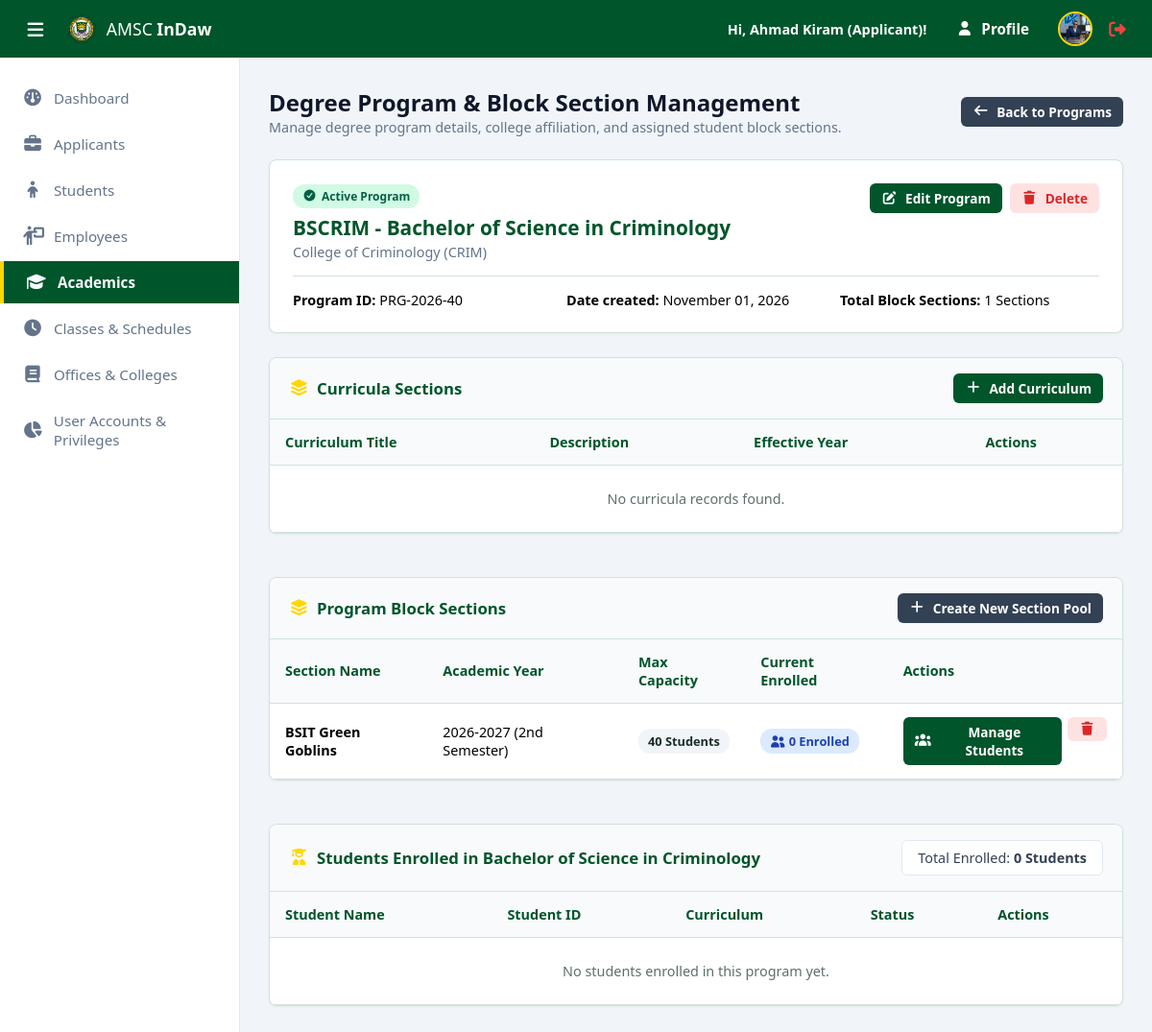
/admin/programs?id=2 (signed in), run on the app's committed database.
### tables this page shows
CREATE TABLE `applicants` (
  `ApplicantID` int(11) NOT NULL,
  `UserID` int(11) NOT NULL,
  `ApplicationNumber` varchar(30) NOT NULL,
  `FirstName` varchar(50) NOT NULL,
  `MiddleName` varchar(50) DEFAULT NULL,
  `LastName` varchar(50) NOT NULL,
  `ExtName` enum('Jr.','Sr.','II','III','IV','V','VI') DEFAULT NULL,
  `Gender` enum('Male','Female') NOT NULL,
  `BirthDate` date NOT NULL,
  `ContactNumber` varchar(20) NOT NULL,
  `Address` text NOT NULL,
  `PreferredProgramID_1` int(11) NOT NULL,
  `PreferredProgramID_2` int(11) DEFAULT NULL,
  `PreferredProgramID_3` int(11) DEFAULT NULL,
  `ApplicationStatus` enum('Pending','Under Review','Approved','Rejected') DEFAULT 'Pending',
  `SubmittedAt` timestamp NOT NULL DEFAULT current_timestamp(),
  `ProfilePicture` varchar(255) DEFAULT NULL,
  `UpdatedAt` timestamp NOT NULL DEFAULT current_timestamp() ON UPDATE current_timestamp()
);

CREATE TABLE `programs` (
  `ID` int(11) NOT NULL,
  `ProgramCode` varchar(20) NOT NULL,
  `ProgramName` varchar(150) NOT NULL,
  `IsActive` tinyint(1) DEFAULT 1,
  `CollegeID` int(11) NOT NULL,
  `CreatedAt` timestamp NOT NULL DEFAULT current_timestamp(),
  `UpdatedAt` timestamp NOT NULL DEFAULT current_timestamp() ON UPDATE current_timestamp()
);

CREATE TABLE `offices` (
  `ID` int(11) NOT NULL,
  `OfficeCode` varchar(20) NOT NULL,
  `OfficeName` varchar(150) NOT NULL,
  `IsActive` tinyint(1) DEFAULT 1,
  `OfficeHead` int(11) DEFAULT NULL,
  `Type` enum('Academic','Administrative') DEFAULT 'Administrative',
  `UpdatedAt` timestamp NOT NULL DEFAULT current_timestamp() ON UPDATE current_timestamp()
);

CREATE TABLE `sections` (
  `ID` int(11) NOT NULL,
  `AcademicYearID` int(11) NOT NULL,
  `SectionCode` varchar(50) NOT NULL,
  `MaxCapacity` int(11) DEFAULT 40,
  `CurrentEnrolled` int(11) DEFAULT 0
);

CREATE TABLE `academic_years` (
  `ID` int(11) NOT NULL,
  `YearCode` varchar(20) NOT NULL,
  `Semester` varchar(20) NOT NULL,
  `IsActive` tinyint(1) DEFAULT 0,
  `CreatedAt` timestamp NOT NULL DEFAULT current_timestamp(),
  `EnrollmentStatus` enum('Open','Closed') DEFAULT 'Closed',
  `UpdatedAt` timestamp NOT NULL DEFAULT current_timestamp() ON UPDATE current_timestamp()
);

### admin/programs.php (the view, shortened to what the rows shown need)
<?php
require_once '../config/db.php';
require_once '../config/session_check.php';
$programId = isset($_GET['id']) ? intval($_GET['id']) : 1;
$progSql = "SELECT p.*, o.* FROM programs p INNER JOIN offices o ON p.CollegeID = o.ID WHERE p.ID = ? LIMIT 1";
$progStmt = mysqli_prepare($conn, $progSql);
mysqli_stmt_bind_param($progStmt, 'i', $programId);
mysqli_stmt_execute($progStmt);
$progRes = mysqli_stmt_get_result($progStmt);
$program = mysqli_fetch_assoc($progRes);
$sectionsSql = "SELECT s.*, ay.YearCode, ay.Semester FROM sections s INNER JOIN academic_years ay ON s.AcademicYearID = ay.ID ORDER BY s.ID DESC";
$sectionsRes = mysqli_query($conn, $sectionsSql);
$sectionsList = [];
while ($row = mysqli_fetch_assoc($sectionsRes)) { $sectionsList[] = $row; }
$programStudents = [];
?>
<!DOCTYPE html>
<html lang="en">
<head>
    <?php include "../includes/head.php"; ?>
</head>
<body class="dashboard-body">
    <?php include '../includes/header.php'; ?>
    <div class="dashboard-wrapper">
        <main class="dashboard-content">
            <div class="content-header">
                <div>
                    <h2>Degree Program & Block Section Management</h2>
                </div>
            </div>
            <div class="program-container">
                <div class="program-info-card">
                    <div class="program-info-header">
                        <div>
                            <span class="badge-status <?= $program['IsActive'] == 1 ? 'active' : 'inactive' ?>" id="programStatusBadge"><i class="fa-solid fa-circle-check"></i> <?= $program['IsActive'] == 1 ? 'Active' : 'Inactive' ?> Program</span>
                            <h3 style="color: var(--primary); margin: 6px 0 2px 0; font-size: 1.3rem;">
                                <span id="displayProgramCode"><?= htmlspecialchars($program['ProgramCode'] ?? '') ?></span> - <span id="displayProgramTitle"><?= htmlspecialchars($program['ProgramName'] ?? 'N/A') ?></span>
                            </h3>
                            <p class="text-muted" id="displayDepartment" style="margin: 0; font-size: 0.9rem;"><?= htmlspecialchars($program['OfficeName'] ?? 'N/A') ?> (<?= htmlspecialchars($program['OfficeCode']) ?>)</p>
                        </div>
                    </div>
                    <div style="display: grid; grid-template-columns: repeat(auto-fit, minmax(200px, 1fr)); gap: 15px; font-size: 0.9rem;">
                        <div><strong>Program ID:</strong> <span>PRG-<?= date('Y', strtotime($program['CreatedAt'])) ?>-<?= $program['ID']; ?></span></div>
                        <div><strong>Date created:</strong> <span id="displayStatusCode"><?= date('F d, Y', strtotime($program['CreatedAt'])) ?></span></div>
                    </div>
                </div>
                <div class="section-card">
                    <div style="overflow-x: auto;">
                        <table class="program-table">
                            <thead>
                                <tr>
                                    <th>Curriculum Title</th>
                                    <th>Description</th>
                                    <th>Effective Year</th>
                                    <th>Actions</th>
                                </tr>
                            </thead>
                        </table>
                    </div>
                </div>
                <div class="section-card">
                    <div style="overflow-x: auto;">
                        <table class="program-table">
                            <thead>
                                <tr>
                                    <th>Section Name</th>
                                    <th>Academic Year</th>
                                    <th>Max Capacity</th>
                                    <th>Current Enrolled</th>
                                    <th>Actions</th>
                                </tr>
                            </thead>
                            <tbody id="blockSectionsTableBody">
                                <?php if (!empty($sectionsList)): ?>
                                    <?php foreach ($sectionsList as $sec): ?>
                                        <tr id="sectionRow_<?= $sec['ID'] ?>">
                                            <td><strong><?= htmlspecialchars($sec['SectionCode']) ?></strong></td>
                                            <td><?= htmlspecialchars($sec['YearCode']) ?> (<?= htmlspecialchars($sec['Semester']) ?>)</td>
                                            <td><span class="capacity-badge"><?= $sec['MaxCapacity'] ?> Students</span></td>
                                            <td><span class="enrolled-badge" id="enrolledCountBadge_<?= $sec['ID'] ?>"><i class="fa-solid fa-user-group"></i> <span class="enrolled-num"><?= $sec['CurrentEnrolled'] ?></span> Enrolled</span></td>
                                            <td>
                                                <div class="action-btns">
                                                    <button type="button" class="btn btn-primary btn-sm" onclick="openSectionRosterModal(<?= $sec['ID'] ?>, '<?= htmlspecialchars($sec['SectionCode'], ENT_QUOTES) ?>', <?= $sec['MaxCapacity'] ?>)" title="View & Manage Enrolled Students">
                                                        <i class="fa-solid fa-users"></i> Manage Students
                                                    </button>
                                                    <form action="programs?id=<?= $programId ?>" method="POST" style="display:inline;" onsubmit="return confirm('Are you sure you want to remove this section?');">
                                                        <button type="submit" class="btn btn-sm" style="background:#fee2e2; color:#dc2626;" title="Remove"><i class="fa-solid fa-trash"></i></button>
                                                    </form>
                                                </div>
                                            </td>
                                        </tr>
                                    <?php endforeach; ?>
                                <?php else: ?>
                                    <tr><td colspan="5" style="text-align: center; padding: 25px; color: var(--text-muted);">No sections created or assigned yet.</td></tr>
                                <?php endif; ?>
                            </tbody>
                        </table>
                    </div>
                </div>
                <div class="section-card">
                    <div class="section-card-header">
                        <h3><i class="fa-solid fa-user-graduate" style="color: var(--primary-accent);"></i> Students Enrolled in <?= htmlspecialchars($program['ProgramName']) ?></h3>
                        <div class="application-id-badge">
                            <span>Total Enrolled:</span> <strong><?= count($programStudents) ?> Students</strong>
                        </div>
                    </div>
                    <div style="overflow-x: auto;">
                        <table class="program-table" id="programStudentsTable">
                            <thead>
                                <tr>
                                    <th>Student Name</th>
                                    <th>Student ID</th>
                                    <th>Curriculum</th>
                                    <th>Status</th>
                                    <th>Actions</th>
                                </tr>
                            </thead>
                        </table>
                    </div>
                </div>
            </div>
        </main>
    </div>
</body>
</html>

### includes/header.php (shortened to what the rows shown need)
<header class="topbar">
    <div class="topbar-right">
        <div class="user-profile-menu">
            <span class="user-name">Hi, <?= !empty($userFirstName) ? $userFirstName : 'User' ?> (<?= $module === 'admin' ? 'Admin' : 'Applicant' ?>)!</span>
            <a href="profile" class="btn btn-primary"><i class="fa-solid fa-user"></i> Profile</a>
            <img src="<?= $userProfilePicture ?>" alt="Profile" class="user-avatar">
            <a href="/amsc_indaw/logout" class="btn-logout" title="Logout">
                <i class="fa-solid fa-right-from-bracket"></i>
            </a>
        </div>
    </div>
</header>

### data on the page
applicants: FirstName "Ahmad Kiram", ProfilePicture (picture)
programs: ProgramCode "BSCRIM", ProgramName "Bachelor of Science in Criminology", CollegeID.OfficeName "College of Criminology", CollegeID.OfficeCode "CRIM", CreatedAt "2026", CollegeID.ID "40", CreatedAt "November 01, 2026"
sections: SectionCode "BSIT Green Goblins", AcademicYearID.YearCode "2026-2027", AcademicYearID.Semester "2nd Semester", MaxCapacity "40", CurrentEnrolled "0"

### other printed values
count($sectionsList) "1"
count($programStudents) "0"
